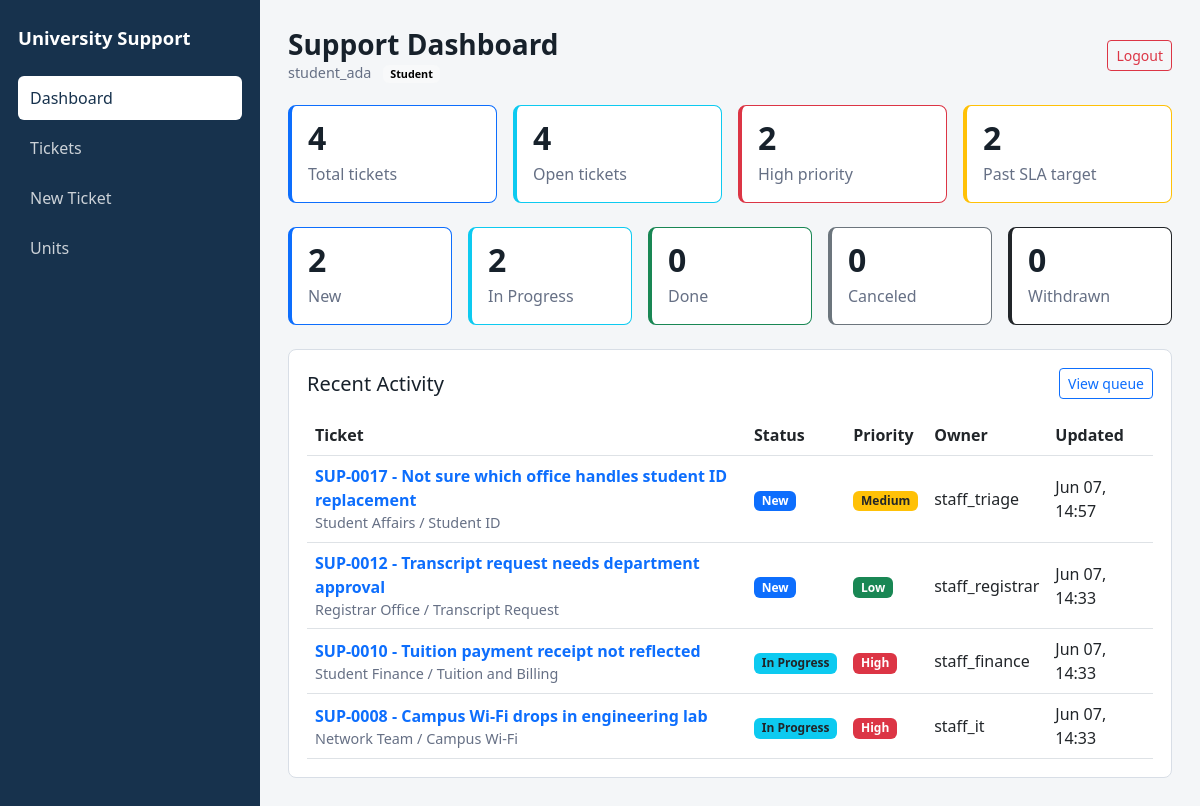
Screenshot of /api/ui/dashboard/ (signed in) with the database file from the repository.
### tickets/models.py (models this page shows, shortened)
class Ticket(models.Model):
    STATUS_CHOICES = [
        ('new', 'New'),
        ('in_progress', 'In Progress'),
        ('done', 'Done'),
        ('canceled', 'Canceled'),
        ('withdrawn', 'Withdrawn'),
    ]
    PRIORITY_CHOICES = [
        ('low', 'Low'),
        ('medium', 'Medium'),
        ('high', 'High'),
    ]
    unit = models.ForeignKey(Unit, on_delete=models.CASCADE, related_name='tickets')
    topic = models.ForeignKey(Topic, on_delete=models.CASCADE, related_name='tickets')
    created_by = models.ForeignKey(User, on_delete=models.CASCADE, related_name='created_tickets')
    assigned_to = models.ForeignKey(
        User,
        on_delete=models.SET_NULL,
        related_name='assigned_tickets',
        null=True,
        blank=True,
    )
    title = models.CharField(max_length=255)
    description = models.TextField()
    contact_email = models.EmailField(blank=True)
    status = models.CharField(max_length=20, choices=STATUS_CHOICES, default='new')
    priority = models.CharField(max_length=20, choices=PRIORITY_CHOICES, default='medium')
    created_at = models.DateTimeField(auto_now_add=True)
    updated_at = models.DateTimeField(auto_now=True)
    @property
    def ticket_number(self):
        if not self.id:
            return 'SUP-DRAFT'
        return f'SUP-{self.id:04d}'
    @property
    def sla_due_at(self):
        hours = SLA_HOURS_BY_PRIORITY.get(self.priority, 24)
        return self.created_at + timezone.timedelta(hours=hours)
    @property
    def is_open(self):
        return self.status in ['new', 'in_progress']
    @property
    def is_sla_breached(self):
        return self.is_open and timezone.now() > self.sla_due_at
    @property
    def status_badge_class(self):
        return {
            'new': 'bg-primary',
            'in_progress': 'bg-info text-dark',
            'done': 'bg-success',
            'canceled': 'bg-secondary',
            'withdrawn': 'bg-dark',
        }.get(self.status, 'bg-secondary')
    @property
    def priority_badge_class(self):
        return {
            'high': 'bg-danger',
            'medium': 'bg-warning text-dark',
            'low': 'bg-success',
        }.get(self.priority, 'bg-secondary')

class Unit(models.Model):
    name = models.CharField(max_length=255)
    description = models.TextField(blank=True, null=True)
    parent = models.ForeignKey('self', null=True, blank=True, on_delete=models.CASCADE)

class Topic(models.Model):
    unit = models.ForeignKey(Unit, on_delete=models.CASCADE, related_name='topics')
    name = models.CharField(max_length=255)
    description = models.TextField(blank=True, null=True)

### tickets/views.py (the view)
# urls.py: path('ui/dashboard/', views.dashboard_page, name='dashboard'),
def dashboard_page(request):
    if not request.user.is_authenticated:
        return redirect('/api/login/')
    role = get_user_role(request.user)
    tickets = visible_tickets_for(request.user)
    open_tickets = tickets.filter(status__in=['new', 'in_progress'])
    sla_risk_count = sum(1 for ticket in open_tickets if ticket.is_sla_breached)
    recent_tickets = tickets.order_by('-updated_at')[:6]
    return render(request, 'tickets/dashboard.html', {
        'role': role,
        'total_units': Unit.objects.count(),
        'total_topics': Topic.objects.count(),
        'total_tickets': tickets.count(),
        'open_tickets': open_tickets.count(),
        'high_priority': open_tickets.filter(priority='high').count(),
        'sla_risk_count': sla_risk_count,
        'unassigned_tickets': tickets.filter(assigned_to__isnull=True).count(),
        'status_cards': status_cards_for(tickets),
        'recent_tickets': recent_tickets,
    })

### tickets/views.py (called while the page is built)
def get_user_role(user):
    if not user.is_authenticated:
        return ''
    return user.groups.first().name if user.groups.exists() else ''

def visible_tickets_for(user):
    tickets = Ticket.objects.select_related(
        'unit',
        'topic',
        'created_by',
        'assigned_to',
    )
    role = get_user_role(user)
    if role == 'Student':
        return tickets.filter(created_by=user)
    if role == 'Unit Staff' and not user.is_staff:
        return tickets.filter(Q(assigned_to=user) | Q(assigned_to__isnull=True))
    return tickets

def status_cards_for(tickets):
    counts = dict(
        tickets.values('status')
        .annotate(total=Count('id'))
        .values_list('status', 'total')
    )
    return [
        {
            'label': label,
            'count': counts.get(value, 0),
            'class': {
                'new': 'border-primary',
                'in_progress': 'border-info',
                'done': 'border-success',
                'canceled': 'border-secondary',
                'withdrawn': 'border-dark',
            }.get(value, 'border-secondary')
        }
        for value, label in Ticket.STATUS_CHOICES
    ]

### tickets/templates/tickets/dashboard.html (shortened to what this page needs)
{% extends "tickets/base.html" %}
{% block page_title %}Support Dashboard{% endblock %}
{% block content %}
<div class="row g-3 mb-4">
    <div class="col-md-3">
        <div class="metric border-primary">
            <div class="metric-value">{{ total_tickets }}</div>
            <div class="metric-label">Total tickets</div>
        </div>
    </div>
    <div class="col-md-3">
        <div class="metric border-info">
            <div class="metric-value">{{ open_tickets }}</div>
            <div class="metric-label">Open tickets</div>
        </div>
    </div>
    <div class="col-md-3">
        <div class="metric border-danger">
            <div class="metric-value">{{ high_priority }}</div>
            <div class="metric-label">High priority</div>
        </div>
    </div>
    <div class="col-md-3">
        <div class="metric border-warning">
            <div class="metric-value">{{ sla_risk_count }}</div>
            <div class="metric-label">Past SLA target</div>
        </div>
    </div>
</div>
<div class="row g-3 mb-4">
    {% for card in status_cards %}
        <div class="col-md">
            <div class="metric {{ card.class }}">
                <div class="metric-value">{{ card.count }}</div>
                <div class="metric-label">{{ card.label }}</div>
            </div>
        </div>
    {% endfor %}
</div>
<section class="surface">
    <div class="d-flex justify-content-between align-items-center mb-3">
        <h2 class="h5 mb-0">Recent Activity</h2>
        <a href="/api/ui/tickets/" class="btn btn-outline-primary btn-sm">View queue</a>
    </div>
    {% if recent_tickets %}
        <div class="table-responsive">
            <table class="table table-hover align-middle mb-0">
                <thead>
                    <tr>
                        <th>Ticket</th>
                        <th>Status</th>
                        <th>Priority</th>
                        <th>Owner</th>
                        <th>Updated</th>
                    </tr>
                </thead>
                <tbody>
                    {% for ticket in recent_tickets %}
                        <tr>
                            <td>
                                <a href="/api/ui/tickets/{{ ticket.id }}/" class="fw-semibold text-decoration-none">
                                    {{ ticket.ticket_number }} - {{ ticket.title }}
                                </a>
                                <div class="muted-small">{{ ticket.unit.name }} / {{ ticket.topic.name }}</div>
                            </td>
                            <td><span class="badge {{ ticket.status_badge_class }}">{{ ticket.get_status_display }}</span></td>
                            <td><span class="badge {{ ticket.priority_badge_class }}">{{ ticket.get_priority_display }}</span></td>
                            <td>{{ ticket.assigned_to.username|default:"Unassigned" }}</td>
                            <td>{{ ticket.updated_at|date:"M d, H:i" }}</td>
                        </tr>
                    {% endfor %}
                </tbody>
            </table>
        </div>
    {% else %}
        <p class="mb-0 text-muted">No tickets available.</p>
    {% endif %}
</section>
{% endblock %}

### tickets/templates/tickets/base.html (shortened to what this page needs)
<!DOCTYPE html>
<html lang="en">
<head>
    <link href="https://cdn.jsdelivr.net/npm/bootstrap@5.3.0/dist/css/bootstrap.min.css" rel="stylesheet">
</head>
<body>
<div class="app-shell">
    <aside class="sidebar">
        <div class="sidebar-title">University Support</div>
        <nav class="nav flex-column">
            <a href="/api/ui/dashboard/" class="nav-link {% if request.resolver_match.url_name == 'dashboard' %}active{% endif %}">Dashboard</a>
            <a href="/api/ui/tickets/" class="nav-link {% if request.resolver_match.url_name == 'ticket_list_page' %}active{% endif %}">Tickets</a>
            <a href="/api/ui/tickets/create/" class="nav-link {% if request.resolver_match.url_name == 'create_ticket_page' %}active{% endif %}">New Ticket</a>
            {% if role != "Unit Staff" %}
                <a href="/api/ui/units/" class="nav-link {% if request.resolver_match.url_name == 'unit_list_page' %}active{% endif %}">Units</a>
            {% endif %}
        </nav>
    </aside>
    <main class="main-panel">
        <div class="topbar">
            <div>
                <h1 class="page-title">{% block page_title %}Dashboard{% endblock %}</h1>
                <div class="muted-small">
                    {{ request.user.username }}
                    {% if role %}<span class="ms-2 badge text-bg-light">{{ role }}</span>{% endif %}
                </div>
            </div>
            <form method="post" action="/api/logout/">
                <button type="submit" class="btn btn-outline-danger btn-sm">Logout</button>
            </form>
        </div>
        {% block content %}{% endblock %}
    </main>
</div>
</body>
</html>

### tickets/templates/tickets/base.html (style rules this page uses)
:root { --sidebar: #17324d; --sidebar-active: #ffffff; --page-bg: #f4f6f8; --line: #d8dee6; }
body { background: var(--page-bg); color: #17212b; }
.app-shell { min-height: 100vh; display: grid; grid-template-columns: 260px minmax(0, 1fr); }
.sidebar { background: var(--sidebar); color: #fff; padding: 24px 18px; }
.sidebar-title { font-size: 1.15rem; font-weight: 700; margin-bottom: 24px; }
.sidebar .nav-link { color: rgba(255, 255, 255, 0.78); border-radius: 6px; margin-bottom: 6px; padding: 10px 12px; }
.sidebar .nav-link:hover, .sidebar .nav-link.active { background: var(--sidebar-active); color: #17324d; }
.main-panel { min-width: 0; padding: 28px; }
.topbar { display: flex; align-items: center; justify-content: space-between; gap: 16px; margin-bottom: 22px; }
.page-title { margin: 0; font-size: 1.75rem; font-weight: 700; }
.surface { background: #fff; border: 1px solid var(--line); border-radius: 8px; padding: 18px; }
.metric { background: #fff; border: 1px solid var(--line); border-left: 4px solid #6c757d; border-radius: 8px; padding: 16px; min-height: 96px; }
.metric-value { font-size: 2rem; font-weight: 700; line-height: 1; }
.metric-label { color: #667085; margin-top: 8px; }
.table td, .table th { vertical-align: middle; }
.muted-small { color: #667085; font-size: 0.9rem; }

### rows the page displays
Ticket: ticket_number "SUP-0017", title "Not sure which office handles student ID replacement", unit.name "Student Affairs", topic.name "Student ID", status "New", priority "Medium", assigned_to.username "staff_triage", updated_at "Jun 07, 14:57"
Ticket: ticket_number "SUP-0012", title "Transcript request needs department approval", unit.name "Registrar Office", topic.name "Transcript Request", status "New", priority "Low", assigned_to.username "staff_registrar", updated_at "Jun 07, 14:33"
Ticket: ticket_number "SUP-0010", title "Tuition payment receipt not reflected", unit.name "Student Finance", topic.name "Tuition and Billing", status "In Progress", priority "High", assigned_to.username "staff_finance", updated_at "Jun 07, 14:33"
Ticket: ticket_number "SUP-0008", title "Campus Wi-Fi drops in engineering lab", unit.name "Network Team", topic.name "Campus Wi-Fi", status "In Progress", priority "High", assigned_to.username "staff_it", updated_at "Jun 07, 14:33"

### other values shown
{{ request.user.username }} "student_ada"
{{ role }} "Student"
{{ total_tickets }} "4"
{{ open_tickets }} "4"
{{ high_priority }} "2"
{{ sla_risk_count }} "2"
{{ card.count }} "2" "2" "0" "0" "0"
{{ card.label }} "New" "In Progress" "Done" "Canceled" "Withdrawn"
